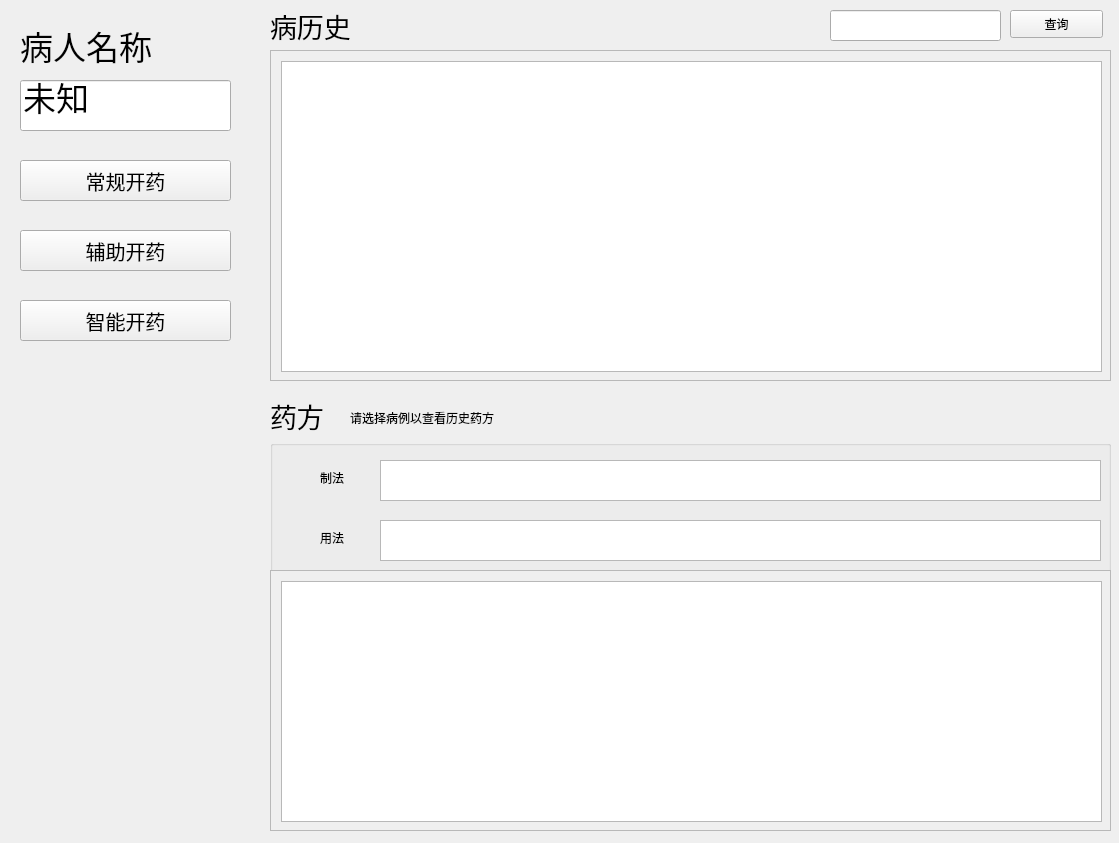
<?xml version="1.0" encoding="UTF-8"?>
<ui version="4.0">
 <class>Form</class>
 <widget class="QWidget" name="Form">
  <property name="geometry">
   <rect>
    <x>0</x>
    <y>0</y>
    <width>1119</width>
    <height>843</height>
   </rect>
  </property>
  <property name="windowTitle">
   <string>对症辅助决策下方</string>
  </property>
  <property name="windowIcon">
   <iconset>
    <normaloff>Icon/med.ico</normaloff>Icon/med.ico</iconset>
  </property>
  <widget class="QLineEdit" name="IName">
   <property name="geometry">
    <rect>
     <x>20</x>
     <y>80</y>
     <width>211</width>
     <height>51</height>
    </rect>
   </property>
   <property name="font">
    <font>
     <pointsize>25</pointsize>
    </font>
   </property>
   <property name="text">
    <string>未知</string>
   </property>
  </widget>
  <widget class="QLabel" name="label">
   <property name="geometry">
    <rect>
     <x>20</x>
     <y>10</y>
     <width>221</width>
     <height>71</height>
    </rect>
   </property>
   <property name="font">
    <font>
     <pointsize>25</pointsize>
    </font>
   </property>
   <property name="text">
    <string>病人名称</string>
   </property>
  </widget>
  <widget class="QScrollArea" name="scrollArea">
   <property name="geometry">
    <rect>
     <x>270</x>
     <y>50</y>
     <width>841</width>
     <height>331</height>
    </rect>
   </property>
   <property name="widgetResizable">
    <bool>true</bool>
   </property>
   <widget class="QWidget" name="scrollAreaWidgetContents">
    <property name="geometry">
     <rect>
      <x>0</x>
      <y>0</y>
      <width>839</width>
      <height>329</height>
     </rect>
    </property>
    <widget class="QTableView" name="TContent">
     <property name="geometry">
      <rect>
       <x>10</x>
       <y>10</y>
       <width>821</width>
       <height>311</height>
      </rect>
     </property>
    </widget>
   </widget>
  </widget>
  <widget class="QLabel" name="label_2">
   <property name="geometry">
    <rect>
     <x>270</x>
     <y>10</y>
     <width>121</width>
     <height>31</height>
    </rect>
   </property>
   <property name="font">
    <font>
     <pointsize>20</pointsize>
    </font>
   </property>
   <property name="text">
    <string>病历史</string>
   </property>
  </widget>
  <widget class="QLineEdit" name="IFind">
   <property name="geometry">
    <rect>
     <x>830</x>
     <y>10</y>
     <width>171</width>
     <height>31</height>
    </rect>
   </property>
   <property name="text">
    <string/>
   </property>
  </widget>
  <widget class="QPushButton" name="BFind">
   <property name="geometry">
    <rect>
     <x>1010</x>
     <y>10</y>
     <width>93</width>
     <height>28</height>
    </rect>
   </property>
   <property name="text">
    <string>查询</string>
   </property>
  </widget>
  <widget class="QPushButton" name="BMed_Normal">
   <property name="geometry">
    <rect>
     <x>20</x>
     <y>160</y>
     <width>211</width>
     <height>41</height>
    </rect>
   </property>
   <property name="font">
    <font>
     <pointsize>15</pointsize>
    </font>
   </property>
   <property name="text">
    <string>常规开药</string>
   </property>
  </widget>
  <widget class="QPushButton" name="BMed_Help">
   <property name="geometry">
    <rect>
     <x>20</x>
     <y>230</y>
     <width>211</width>
     <height>41</height>
    </rect>
   </property>
   <property name="font">
    <font>
     <pointsize>15</pointsize>
    </font>
   </property>
   <property name="text">
    <string>辅助开药</string>
   </property>
  </widget>
  <widget class="QPushButton" name="BMed_AI">
   <property name="geometry">
    <rect>
     <x>20</x>
     <y>300</y>
     <width>211</width>
     <height>41</height>
    </rect>
   </property>
   <property name="font">
    <font>
     <pointsize>15</pointsize>
    </font>
   </property>
   <property name="text">
    <string>智能开药</string>
   </property>
  </widget>
  <widget class="QLabel" name="label_3">
   <property name="geometry">
    <rect>
     <x>270</x>
     <y>400</y>
     <width>121</width>
     <height>31</height>
    </rect>
   </property>
   <property name="font">
    <font>
     <pointsize>20</pointsize>
    </font>
   </property>
   <property name="text">
    <string>药方</string>
   </property>
  </widget>
  <widget class="QLabel" name="Tips">
   <property name="geometry">
    <rect>
     <x>350</x>
     <y>410</y>
     <width>181</width>
     <height>16</height>
    </rect>
   </property>
   <property name="text">
    <string>请选择病例以查看历史药方</string>
   </property>
  </widget>
  <widget class="QGroupBox" name="groupBox">
   <property name="geometry">
    <rect>
     <x>270</x>
     <y>440</y>
     <width>841</width>
     <height>391</height>
    </rect>
   </property>
   <property name="title">
    <string/>
   </property>
   <widget class="QScrollArea" name="scrollArea_2">
    <property name="geometry">
     <rect>
      <x>0</x>
      <y>130</y>
      <width>841</width>
      <height>261</height>
     </rect>
    </property>
    <property name="widgetResizable">
     <bool>true</bool>
    </property>
    <widget class="QWidget" name="scrollAreaWidgetContents_2">
     <property name="geometry">
      <rect>
       <x>0</x>
       <y>0</y>
       <width>839</width>
       <height>259</height>
      </rect>
     </property>
     <widget class="QTableView" name="TMed">
      <property name="geometry">
       <rect>
        <x>10</x>
        <y>10</y>
        <width>821</width>
        <height>241</height>
       </rect>
      </property>
     </widget>
    </widget>
   </widget>
   <widget class="QPlainTextEdit" name="LDeal">
    <property name="geometry">
     <rect>
      <x>110</x>
      <y>20</y>
      <width>721</width>
      <height>41</height>
     </rect>
    </property>
    <property name="readOnly">
     <bool>true</bool>
    </property>
    <property name="plainText">
     <string/>
    </property>
   </widget>
   <widget class="QPlainTextEdit" name="LUse">
    <property name="geometry">
     <rect>
      <x>110</x>
      <y>80</y>
      <width>721</width>
      <height>41</height>
     </rect>
    </property>
    <property name="readOnly">
     <bool>true</bool>
    </property>
    <property name="plainText">
     <string/>
    </property>
   </widget>
   <widget class="QLabel" name="label_4">
    <property name="geometry">
     <rect>
      <x>50</x>
      <y>30</y>
      <width>72</width>
      <height>15</height>
     </rect>
    </property>
    <property name="text">
     <string>制法</string>
    </property>
   </widget>
   <widget class="QLabel" name="label_5">
    <property name="geometry">
     <rect>
      <x>50</x>
      <y>90</y>
      <width>72</width>
      <height>15</height>
     </rect>
    </property>
    <property name="text">
     <string>用法</string>
    </property>
   </widget>
  </widget>
 </widget>
 <resources/>
 <connections/>
</ui>
